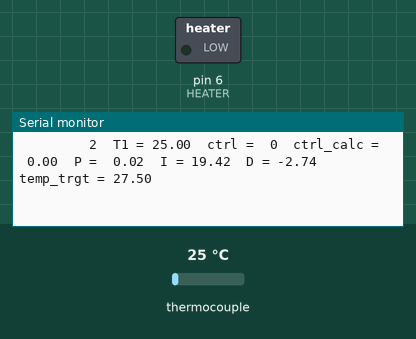
A sketch run on a simulated Arduino Uno, built with avr-gcc and run on an emulated ATmega328P. Parts: switched loads named in the sketch (green lamp = pin HIGH), the last lines printed to the serial monitor. The test bench sets the inputs (shaded band); at power-on: thermocouple 25 °C.

Above: at 1.7 s.
1.8 s: thermocouple set to 6 °C
At 2.31 s:
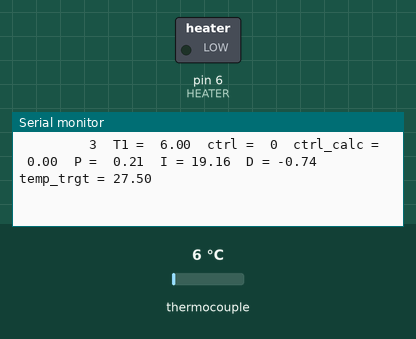
4.0 s: thermocouple set to 75 °C
At 4.31 s:
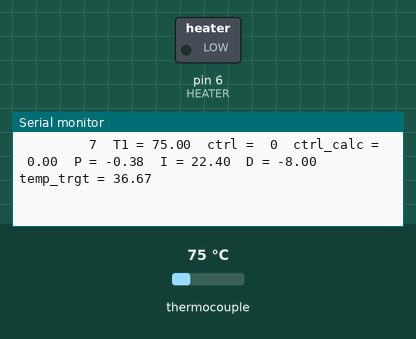
Timing chart, 0 to 7.0 s (numbered marks = the images above; inputs shaded):
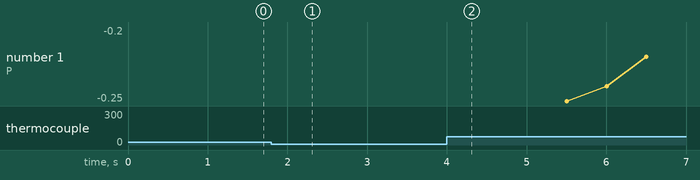

The sketch:

steam.ino
```cpp
// (licence header left out)
#include <SPI.h>
#include <TimerOne.h>
#include <Adafruit_MAX31855.h>

/*********************************************************************
 *
 * ピンの定義
 *
 ********************************************************************/
#define SPI_CLK          3
#define SPI_CS_CH1       4
#define SPI_SI           5

#define HEATER           6


/*********************************************************************
 *
 * 恒温槽制御のパラメータ
 *
 ********************************************************************/
#define TEMP_TARGET 55.0

#define KP      0.01
#define KI      0.75
#define KD      2.00

int    is_init = 0;                 // 履歴が溜まったか否か
double term_p, term_i, term_d;     // 各制御量出力のためのパラメータ
double temp_target = 0.0;


/*********************************************************************
 *
 * 履歴の保持
 *
 ********************************************************************/
#define MAX_HISTORY      20
enum POS {
  POS_T1 = 0,
  POS_CN
};

int id = 0;                    // 履歴のIndex
double t_history[MAX_HISTORY]; // 恒温槽制御のための温度履歴
double t_prev[POS_CN];         // 正常に取得した温度履歴
double t_curr[POS_CN];              // 温度データ

#define t1               t_curr[POS_T1]


/*********************************************************************
 *
 * 温度データの補正
 *
 ********************************************************************/
#define checkThermocoupleValue(pos)                                  \
                      (isnan(t_curr[pos]) ? t_prev[pos] : t_curr[pos])


/*********************************************************************
 *
 * ログの出力
 *
 ********************************************************************/

#define BUF_SIZE         256
#define printString(ctrl, ctrl_calc)  do {                           \
                                        char buf[BUF_SIZE];          \
                                        char t1_buf[8];              \
                                        char ct_buf[8];              \
                                        char term_p_buf[8];          \
                                        char term_i_buf[8];          \
                                        char term_d_buf[8];          \
                                        char trg_buf[8];             \
                                        dtostrf(t1,                  \
                                                5, 2, t1_buf);       \
                                        dtostrf(ctrl_calc,           \
                                                5, 2, ct_buf);       \
                                        dtostrf(term_p,              \
                                                5, 2, term_p_buf);   \
                                        dtostrf(term_i,              \
                                                5, 2, term_i_buf);   \
                                        dtostrf(term_d,              \
                                                5, 2, term_d_buf);   \
                                        dtostrf(temp_target,         \
                                                5, 2, trg_buf);      \
                                        snprintf(buf, BUF_SIZE,      \
                                                 "%10lu\t"           \
                                                 "T1 = %s\t"         \
                                                 "ctrl = %2d\t"      \
                                                 "ctrl_calc = %s\t"  \
                                                 "P = %s\t"          \
                                                 "I = %s\t"          \
                                                 "D = %s\t"          \
                                                 "temp_trgt = %s"    \
                                                 "\r\n",             \
                                                 cnt,                \
                                                 t1_buf,             \
                                                 ctrl,               \
                                                 ct_buf,             \
                                                 term_p_buf,         \
                                                 term_i_buf,         \
                                                 term_d_buf,         \
                                                 trg_buf);           \
                                        Serial.print(buf);          \
                                      } while(0)


/*********************************************************************
 *
 * 全体のパラメータ
 *
 ********************************************************************/
#undef POWER_OFF

unsigned long cnt  = 0;    // 全体のカウンタ


/*********************************************************************
 *
 * 温度モジュールの初期化
 *   thermocouple_ch1: temperature of thermostatic chamber
 *
 ********************************************************************/
Adafruit_MAX31855 thermocouple_ch1(SPI_CLK, SPI_CS_CH1, SPI_SI);


/*********************************************************************
 * 【概要】  PIDの計算を行う
 *
 * 【引数】  temp: 温度データ
 *
 * 【戻り値】制御量
 *********************************************************************/
double
calcPID(double temp)
{
  double ctrl_calc = 0.0, dcs = 0.0, dc = 0.0, cs = 0.0;
  double param_p, param_i, param_d;
  int i, ic, ip;

  id = ((id + 1) < MAX_HISTORY) ? (id + 1) : 0;
  t_history[id] = temp;
  cs = temp;

  for (i = 0; i < (MAX_HISTORY - 1); i++) {
    ic = ((id - i) >= 0) ? (id - i) : (id - i + MAX_HISTORY);
    ip = ((ic - 1) >= 0) ? (ic - 1) : (ic - 1 + MAX_HISTORY);
    dcs += t_history[ip] - t_history[ic];

    if (i == 0)
      dc = dcs;

    cs += t_history[ip];
  }

  ic = id;
  ip = ((ic - 1) >= 0) ? (ic - 1) : (ic - 1 + MAX_HISTORY);
  param_p = temp_target - t_history[ic];
  param_i = ((temp_target * MAX_HISTORY) - cs) / MAX_HISTORY;
  param_d = dcs / (MAX_HISTORY - 1);

  term_p = KP * param_p;
  term_i = KI * param_i;
  term_d = KD * param_d;

  ctrl_calc  = term_p + term_i + term_d;

  return ctrl_calc;
}


/*********************************************************************
 * 【概要】  設定温度の計算を行う
 *
 * 【引数】  なし
 *
 * 【戻り値】設定温度
 *********************************************************************/
double
calcTarget()
{
  double calc_target;

  if (temp_target < TEMP_TARGET) {
    calc_target = ((TEMP_TARGET - temp_target) / 3.0) + temp_target;
    return ((TEMP_TARGET - calc_target) > 1.0) ? calc_target : TEMP_TARGET;
  }

  return TEMP_TARGET;
}


/*********************************************************************
 * 【概要】  500[ms]毎に実行する関数
 *
 * 【引数】  なし
 *
 * 【戻り値】なし
 *
 * 【備考】  なし
 *********************************************************************/
void
timerExec()
{
   double ctrl_calc = 0.0;
   int ctrl = 0;

   t1 = thermocouple_ch1.readCelsius();;
   t1 = checkThermocoupleValue(POS_T1);

   if (t1 >= (temp_target - 2.0) &&
     temp_target < TEMP_TARGET) {
     temp_target = calcTarget();
   }

   ctrl_calc = calcPID(t1);

   // PID制御量適用のフラグ
   if (cnt == MAX_HISTORY && is_init == 0) {
     is_init = 1;
   }

   if (is_init == 0) {
     // 初期化が完了するまで制御量を適用しない
     ctrl_calc = 0.0;
   }

   // 制御量の微調整
   if (ctrl_calc < 0.0) {
     ctrl = 0;
   } else if (ctrl_calc > 0.50) {
     ctrl_calc += 1.0;
     ctrl = (int)ctrl_calc;
     ctrl_calc -= 1.0;
   }

   cnt++;

#ifdef POWER_OFF
   ctrl = 0;
#endif /* POWER_OFF */

   analogWrite(HEATER, ctrl);

   if (cnt > 0) {
     printString(ctrl, ctrl_calc);
   }

   t_prev[POS_T1] = t1;
}


/*********************************************************************
   【概要】  Arduinoの初期化関数

   【引数】  なし

   【戻り値】なし
*********************************************************************/
void
setup()
{
  int i;

  Serial.begin(9600);

  while (!Serial)
    delay(1);

  Serial.println("Thermostat Chamber Start.");
  delay(500);

  pinMode(HEATER, OUTPUT);
  for (i = 0; i < MAX_HISTORY; i++) {
    t_history[i] = -1.0;
  }
  cnt = 0;

  for (i = 0; i < POS_CN; i++) {
    t_prev[i] = -1.0;
    t_curr[i]  = -1.0;
  }

  temp_target = TEMP_TARGET / 2.0;

  // マイクロ秒単位で設定すること
  Timer1.initialize(500000);
  Timer1.attachInterrupt(timerExec);
}


/*********************************************************************
   【概要】  Arduinoのメイン関数

   【引数】  なし

   【戻り値】なし
*********************************************************************/
void
loop()
{

}
```

Measured:
- after the input at 1.8 s, the serial monitor: prints a new line after 0.20 s (image 1)
- after the input at 4.0 s, the serial monitor: prints a new line at once (image 2)
